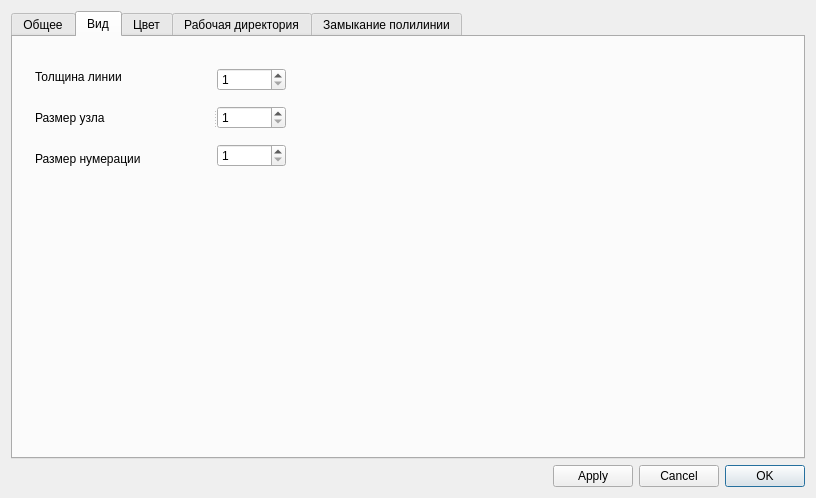
<?xml version="1.0" encoding="UTF-8"?>
<ui version="4.0">
 <class>SettingsDialog</class>
 <widget class="QDialog" name="SettingsDialog">
  <property name="geometry">
   <rect>
    <x>0</x>
    <y>0</y>
    <width>816</width>
    <height>498</height>
   </rect>
  </property>
  <property name="minimumSize">
   <size>
    <width>800</width>
    <height>400</height>
   </size>
  </property>
  <property name="windowTitle">
   <string>Настройки</string>
  </property>
  <property name="windowFilePath">
   <string>Настройки</string>
  </property>
  <layout class="QHBoxLayout" name="horizontalLayout_3">
   <item>
    <layout class="QVBoxLayout" name="verticalLayout_6">
     <item>
      <widget class="QTabWidget" name="tabWidget">
       <property name="sizePolicy">
        <sizepolicy hsizetype="Expanding" vsizetype="Expanding">
         <horstretch>0</horstretch>
         <verstretch>0</verstretch>
        </sizepolicy>
       </property>
       <property name="currentIndex">
        <number>1</number>
       </property>
       <widget class="QWidget" name="tabGeneral">
        <attribute name="title">
         <string>Общее</string>
        </attribute>
       </widget>
       <widget class="QWidget" name="tabView">
        <attribute name="title">
         <string>Вид</string>
        </attribute>
        <widget class="QSplitter" name="splitter_2">
         <property name="geometry">
          <rect>
           <x>22</x>
           <y>22</y>
           <width>251</width>
           <height>117</height>
          </rect>
         </property>
         <property name="orientation">
          <enum>Qt::Horizontal</enum>
         </property>
         <widget class="QWidget" name="">
          <layout class="QVBoxLayout" name="verticalLayout_2">
           <item>
            <widget class="QLabel" name="lineWidth">
             <property name="text">
              <string>Толщина линии</string>
             </property>
            </widget>
           </item>
           <item>
            <widget class="QLabel" name="handleSize">
             <property name="text">
              <string>Размер узла</string>
             </property>
            </widget>
           </item>
           <item>
            <widget class="QLabel" name="numberSize">
             <property name="text">
              <string>Размер нумерации</string>
             </property>
            </widget>
           </item>
          </layout>
         </widget>
         <widget class="QWidget" name="">
          <layout class="QVBoxLayout" name="verticalLayout">
           <item>
            <widget class="QSpinBox" name="spinLineWidth">
             <property name="minimum">
              <number>1</number>
             </property>
             <property name="maximum">
              <number>50</number>
             </property>
            </widget>
           </item>
           <item>
            <widget class="QSpinBox" name="spinHandleSize">
             <property name="minimum">
              <number>1</number>
             </property>
             <property name="maximum">
              <number>50</number>
             </property>
            </widget>
           </item>
           <item>
            <widget class="QSpinBox" name="spinNumberSize">
             <property name="minimum">
              <number>1</number>
             </property>
             <property name="maximum">
              <number>50</number>
             </property>
            </widget>
           </item>
          </layout>
         </widget>
        </widget>
       </widget>
       <widget class="QWidget" name="tabColor">
        <attribute name="title">
         <string>Цвет</string>
        </attribute>
        <widget class="QSplitter" name="splitter">
         <property name="geometry">
          <rect>
           <x>22</x>
           <y>11</y>
           <width>241</width>
           <height>204</height>
          </rect>
         </property>
         <property name="orientation">
          <enum>Qt::Horizontal</enum>
         </property>
         <widget class="QWidget" name="">
          <layout class="QVBoxLayout" name="verticalLayout_3">
           <item>
            <widget class="QLabel" name="handleColor">
             <property name="text">
              <string>Цвет узла</string>
             </property>
            </widget>
           </item>
           <item>
            <widget class="QLabel" name="handleSelectColor">
             <property name="text">
              <string>Цвет выбранного узла</string>
             </property>
            </widget>
           </item>
           <item>
            <widget class="QLabel" name="numberColor">
             <property name="text">
              <string>Цвет нумерации</string>
             </property>
            </widget>
           </item>
           <item>
            <widget class="QLabel" name="backgroundColor">
             <property name="text">
              <string>Фон нумерации</string>
             </property>
            </widget>
           </item>
           <item>
            <widget class="QLabel" name="rectColor">
             <property name="text">
              <string>Цвет прямоугольника</string>
             </property>
            </widget>
           </item>
           <item>
            <widget class="QLabel" name="circleColor">
             <property name="text">
              <string>Цвет круга</string>
             </property>
            </widget>
           </item>
           <item>
            <widget class="QLabel" name="polylineColor">
             <property name="text">
              <string>Цвет полилинии</string>
             </property>
            </widget>
           </item>
          </layout>
         </widget>
         <widget class="QWidget" name="">
          <layout class="QVBoxLayout" name="verticalLayout_5">
           <item>
            <widget class="QPushButton" name="pushButton">
             <property name="minimumSize">
              <size>
               <width>26</width>
               <height>22</height>
              </size>
             </property>
             <property name="maximumSize">
              <size>
               <width>26</width>
               <height>22</height>
              </size>
             </property>
             <property name="styleSheet">
              <string notr="true">border: 1px solid #777; 
background: #000000;</string>
             </property>
             <property name="text">
              <string/>
             </property>
             <property name="flat">
              <bool>true</bool>
             </property>
            </widget>
           </item>
           <item>
            <widget class="QPushButton" name="pushButton_2">
             <property name="minimumSize">
              <size>
               <width>26</width>
               <height>22</height>
              </size>
             </property>
             <property name="maximumSize">
              <size>
               <width>26</width>
               <height>22</height>
              </size>
             </property>
             <property name="styleSheet">
              <string notr="true">border: 1px solid #777; 
background: #000000;</string>
             </property>
             <property name="text">
              <string/>
             </property>
            </widget>
           </item>
           <item>
            <widget class="QPushButton" name="pushButton_3">
             <property name="minimumSize">
              <size>
               <width>26</width>
               <height>22</height>
              </size>
             </property>
             <property name="maximumSize">
              <size>
               <width>26</width>
               <height>22</height>
              </size>
             </property>
             <property name="styleSheet">
              <string notr="true">border: 1px solid #777; 
background: #000000;</string>
             </property>
             <property name="text">
              <string/>
             </property>
            </widget>
           </item>
           <item>
            <widget class="QPushButton" name="pushButton_4">
             <property name="minimumSize">
              <size>
               <width>26</width>
               <height>22</height>
              </size>
             </property>
             <property name="maximumSize">
              <size>
               <width>26</width>
               <height>22</height>
              </size>
             </property>
             <property name="styleSheet">
              <string notr="true">border: 1px solid #777; 
background: #000000;</string>
             </property>
             <property name="text">
              <string/>
             </property>
            </widget>
           </item>
           <item>
            <widget class="QPushButton" name="pushButton_5">
             <property name="minimumSize">
              <size>
               <width>26</width>
               <height>22</height>
              </size>
             </property>
             <property name="maximumSize">
              <size>
               <width>26</width>
               <height>22</height>
              </size>
             </property>
             <property name="styleSheet">
              <string notr="true">border: 1px solid #777; 
background: #000000;</string>
             </property>
             <property name="text">
              <string/>
             </property>
            </widget>
           </item>
           <item>
            <widget class="QPushButton" name="pushButton_6">
             <property name="minimumSize">
              <size>
               <width>26</width>
               <height>22</height>
              </size>
             </property>
             <property name="maximumSize">
              <size>
               <width>26</width>
               <height>22</height>
              </size>
             </property>
             <property name="styleSheet">
              <string notr="true">border: 1px solid #777; 
background: #000000;</string>
             </property>
             <property name="text">
              <string/>
             </property>
            </widget>
           </item>
           <item>
            <widget class="QPushButton" name="pushButton_7">
             <property name="minimumSize">
              <size>
               <width>26</width>
               <height>22</height>
              </size>
             </property>
             <property name="maximumSize">
              <size>
               <width>26</width>
               <height>22</height>
              </size>
             </property>
             <property name="styleSheet">
              <string notr="true">border: 1px solid #777; 
background: #000000;</string>
             </property>
             <property name="text">
              <string/>
             </property>
            </widget>
           </item>
          </layout>
         </widget>
        </widget>
       </widget>
       <widget class="QWidget" name="tabWorkdir">
        <attribute name="title">
         <string>Рабочая директория</string>
        </attribute>
       </widget>
       <widget class="QWidget" name="tabPolyline">
        <attribute name="title">
         <string>Замыкание полилинии</string>
        </attribute>
        <widget class="QWidget" name="polylineLayoutHost">
         <property name="geometry">
          <rect>
           <x>10</x>
           <y>20</y>
           <width>501</width>
           <height>138</height>
          </rect>
         </property>
         <layout class="QVBoxLayout" name="verticalLayout_4">
          <item>
           <widget class="QRadioButton" name="doubleClickLMB">
            <property name="text">
             <string>По двойному клику ЛКМ</string>
            </property>
           </widget>
          </item>
          <item>
           <widget class="QRadioButton" name="LMBZeroPoint">
            <property name="text">
             <string>По одинарному клику ЛКМ на нулевой точке</string>
            </property>
           </widget>
          </item>
          <item>
           <widget class="QRadioButton" name="holdingCtrl">
            <property name="text">
             <string>Поставить последнюю точку с зажатым Ctrl</string>
            </property>
           </widget>
          </item>
          <item>
           <widget class="QRadioButton" name="keyC">
            <property name="text">
             <string>По клавише C</string>
            </property>
           </widget>
          </item>
         </layout>
        </widget>
       </widget>
      </widget>
     </item>
     <item>
      <widget class="QDialogButtonBox" name="buttonBox">
       <property name="sizePolicy">
        <sizepolicy hsizetype="Fixed" vsizetype="Fixed">
         <horstretch>0</horstretch>
         <verstretch>0</verstretch>
        </sizepolicy>
       </property>
       <property name="layoutDirection">
        <enum>Qt::RightToLeft</enum>
       </property>
       <property name="orientation">
        <enum>Qt::Horizontal</enum>
       </property>
       <property name="standardButtons">
        <set>QDialogButtonBox::Apply|QDialogButtonBox::Cancel|QDialogButtonBox::Ok</set>
       </property>
       <property name="centerButtons">
        <bool>true</bool>
       </property>
      </widget>
     </item>
    </layout>
   </item>
  </layout>
 </widget>
 <resources/>
 <connections>
  <connection>
   <sender>buttonBox</sender>
   <signal>accepted()</signal>
   <receiver>SettingsDialog</receiver>
   <slot>accept()</slot>
   <hints>
    <hint type="sourcelabel">
     <x>248</x>
     <y>254</y>
    </hint>
    <hint type="destinationlabel">
     <x>157</x>
     <y>274</y>
    </hint>
   </hints>
  </connection>
  <connection>
   <sender>buttonBox</sender>
   <signal>rejected()</signal>
   <receiver>SettingsDialog</receiver>
   <slot>reject()</slot>
   <hints>
    <hint type="sourcelabel">
     <x>316</x>
     <y>260</y>
    </hint>
    <hint type="destinationlabel">
     <x>286</x>
     <y>274</y>
    </hint>
   </hints>
  </connection>
 </connections>
</ui>
